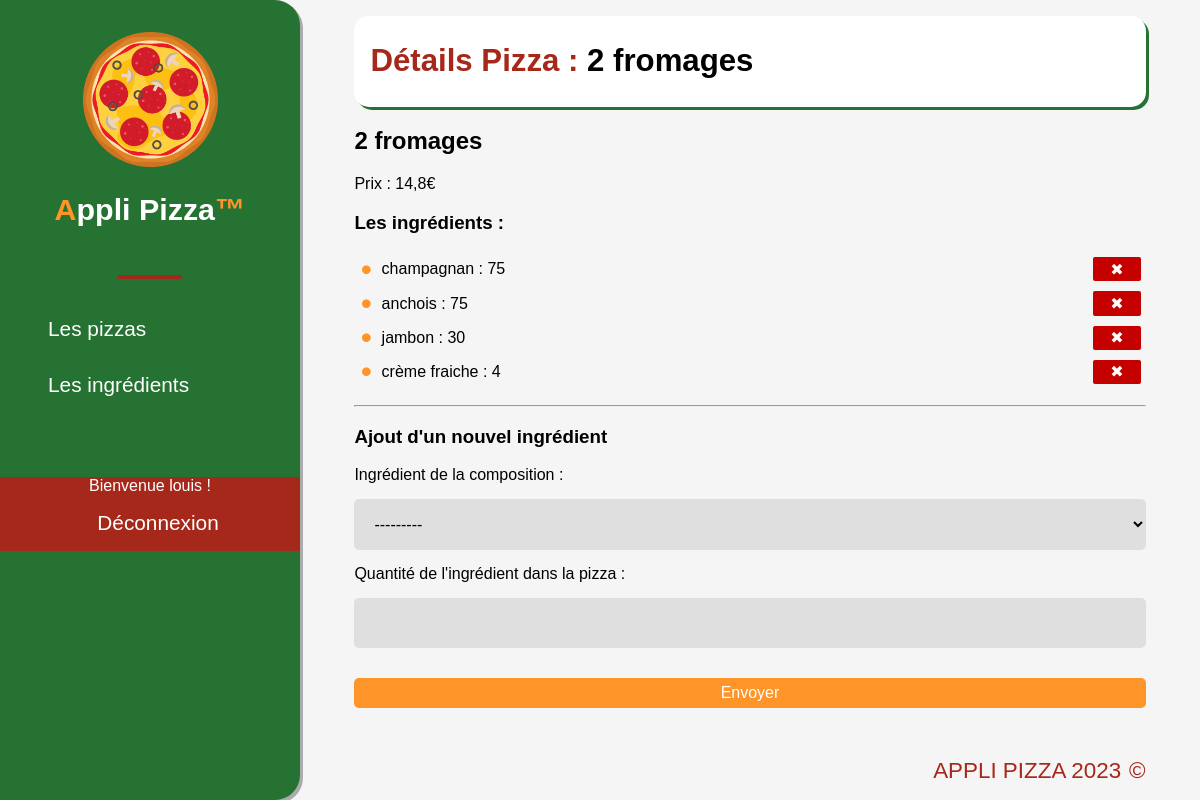
The app's page /pizzas/5/ (signed in), older data.
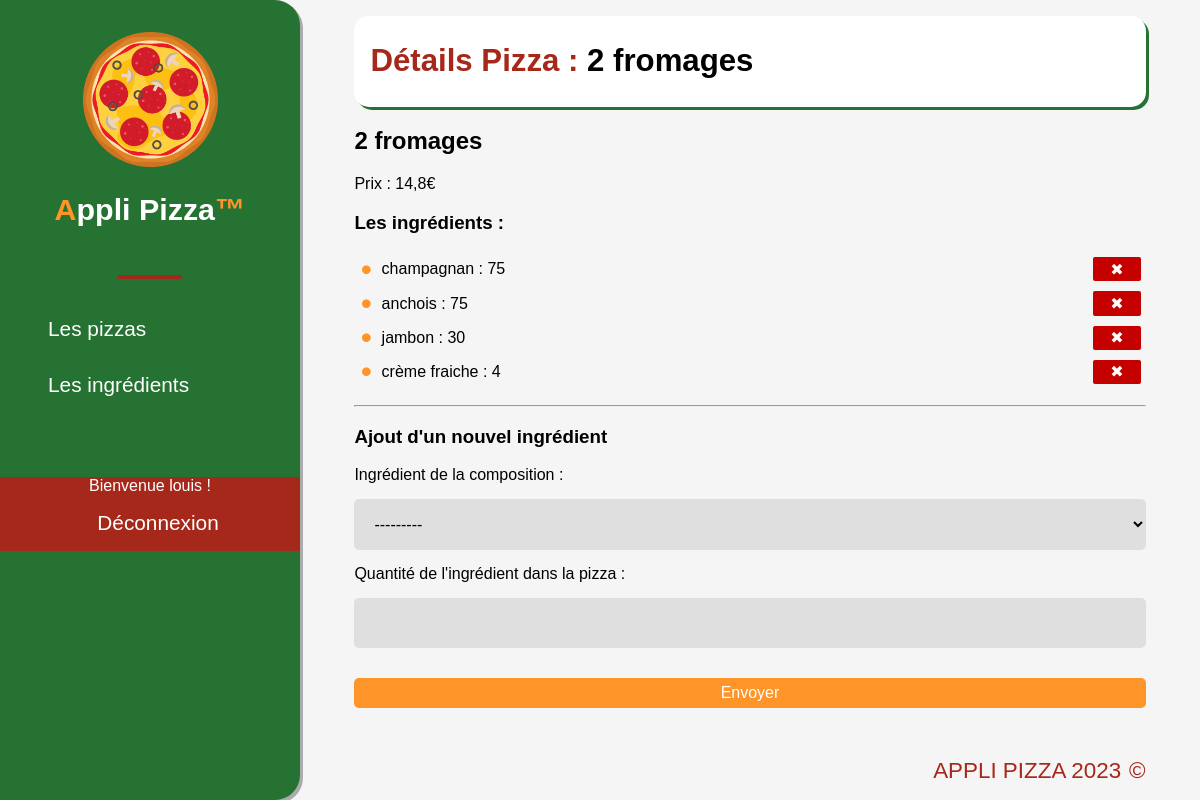
The same page, newer data.
### applipizza/models.py (models this page shows, shortened)
class Composition(models.Model):
    class Meta :
        unique_together = ('ingredient', 'pizza')
    idComposition = models.AutoField(primary_key=True)
    ingredient = models.ForeignKey(Ingredient, on_delete=models.CASCADE, verbose_name="Ingrédient de la composition")
    pizza = models.ForeignKey(Pizza, on_delete=models.CASCADE, verbose_name="Pizza de la composition")
    quantite = models.CharField(verbose_name="Quantité de l'ingrédient dans la pizza", max_length=255)

### applipizza/views.py (the view)
# urls.py: path('pizzas/<int:pizza_id>/', views.pizzaOnly),
def pizzaOnly(request, pizza_id):
    formulaire = CompositionForm()
    laPizza = Pizza.objects.get(idPizza=pizza_id)
    compo = Composition.objects.filter(pizza=pizza_id)
    ingredients = []
    for com in compo:
        ingredients.append(
            {"nom": com.ingredient.nomIngredient, "qte": com.quantite, "id": com.ingredient.idIngredient})
    return render(request, 'applipizza/pizza.html', {'pizza': laPizza, 'ingredients': ingredients, "form": formulaire})

### applipizza/forms.py
class CompositionForm(ModelForm):
    class Meta:
        model = Composition
        fields = ['ingredient', 'quantite']

### applipizza/models.py (called while the page is built)
    def __str__(self) -> str:
        return self.nomIngredient

### applipizza/templates/applipizza/pizza.html (shortened to what this page needs)
{% extends 'applipizza/base.html' %}
{% block title_page %}
    Détails Pizza : <span class="black">{{ pizza.nomPizza }}</span>
{% endblock %}
{% block content %}
    <h2>{{ pizza.nomPizza }}</h2>
    <p>Prix : {{ pizza.prixPizza }}€</p>
    {% if ingredients|length > 0 %}
        <h3>Les ingrédients : </h3>
        <ul class="ul_ingr">
            {% for ing in ingredients %}
                <li class="disp_ingredients">
                    {{ ing.nom }} : {{ ing.qte }}
                    {% if user.is_authenticated %}
                    <a href="/pizzas/{{pizza.idPizza}}/deleteIngredient/{{ing.id}}" class="link_to_delete">✖</a>
                    {% endif %}
                </li>
            {% endfor %}
        </ul>
    {% else %}
        <h3>Cette pizza n'a aucun ingrédients !</h3>
    {% endif %}
    {% if user.is_authenticated %}
    <hr>
    <h3>Ajout d'un nouvel ingrédient</h3>
    <form action="/pizzas/{{ pizza.idPizza }}/addIngredient/" method="post" class="form__ing">
        {{ form.as_div }}
        <input type="submit" value="Envoyer" class="link_to_add">
    </form>
    {% endif %}
{% endblock %}

Row changes from the older to the newer data that the page shows:
now on this page (row edited): Composition: qte "75"
now on this page (row edited): Composition: qte "75"
now on this page (row edited): Composition: qte "30"
Text that changed along with them:
list line gone: "75"
list line gone: "30"
